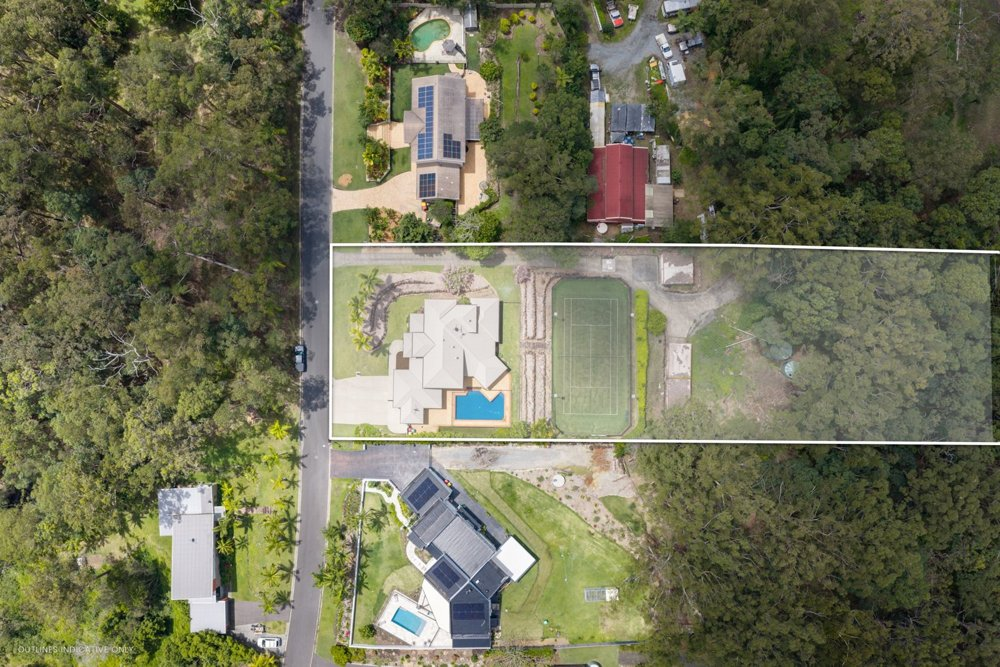
#> input picture projects/drone-pin/samples/amir-unit-fill.jpg, 1000 x 667 px, given in place of ., which was not available
$ python -i plate.py   (imports and definitions only)   (older library calls are emulated)
#> lines starting #> are read from the running program, lines starting #| are printed output that depends on the picture; after the words box and inside, x2 and y2 are one past the last pixel; in counts of white or black regions, pixels touching at a corner belong together
"""Plate analysis (cuts, sky colour, grain) and the compositor.

The compositor never touches a plate pixel the CG doesn't cover: out = plate*(1-a) + cg*a,
with plate-matched grain added only inside the CG alpha. verify() proves it.
"""
import cv2
import numpy as np


# [35 lines left out: functions find_cuts, usable_range, sky_colour, warmth, not called in this run]


def grain_sigma(paths):
    """Temporal-free grain estimate: high-pass std in the flattest 10% of 16px blocks, per channel (0-255)."""
    sig = []
    for p in paths[: min(6, len(paths))]:
        im = cv2.imread(p).astype(np.float32)
        hp = im - cv2.GaussianBlur(im, (0, 0), 1.2)
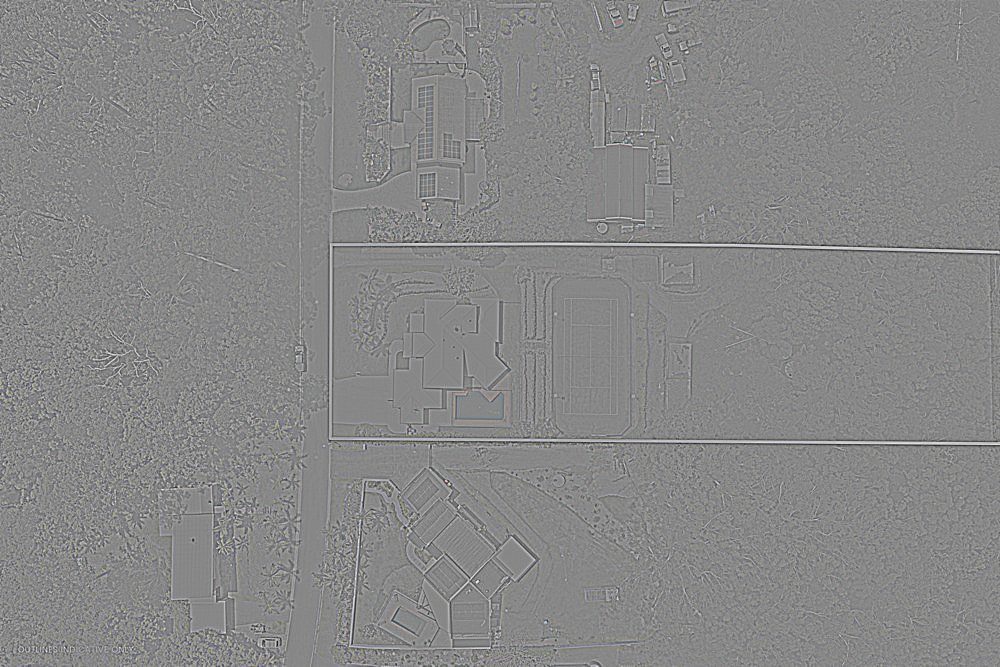
#> hp: shape (667, 1000, 3) float32; mean B, G, R 0, 0, 0; drawn with min black and max white
        g = cv2.cvtColor(im.astype(np.uint8), cv2.COLOR_BGR2GRAY).astype(np.float32)
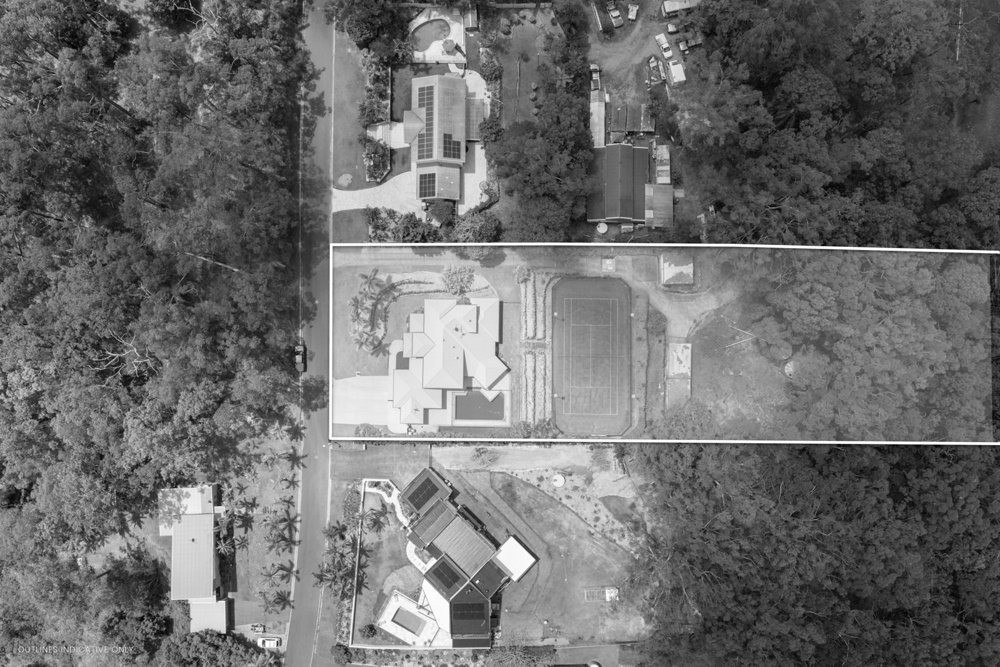
#> g: shape (667, 1000) float32; min 0, max 255, mean 109.2
        grad = cv2.blur(np.abs(cv2.Sobel(g, cv2.CV_32F, 1, 0)) + np.abs(cv2.Sobel(g, cv2.CV_32F, 0, 1)), (16, 16))
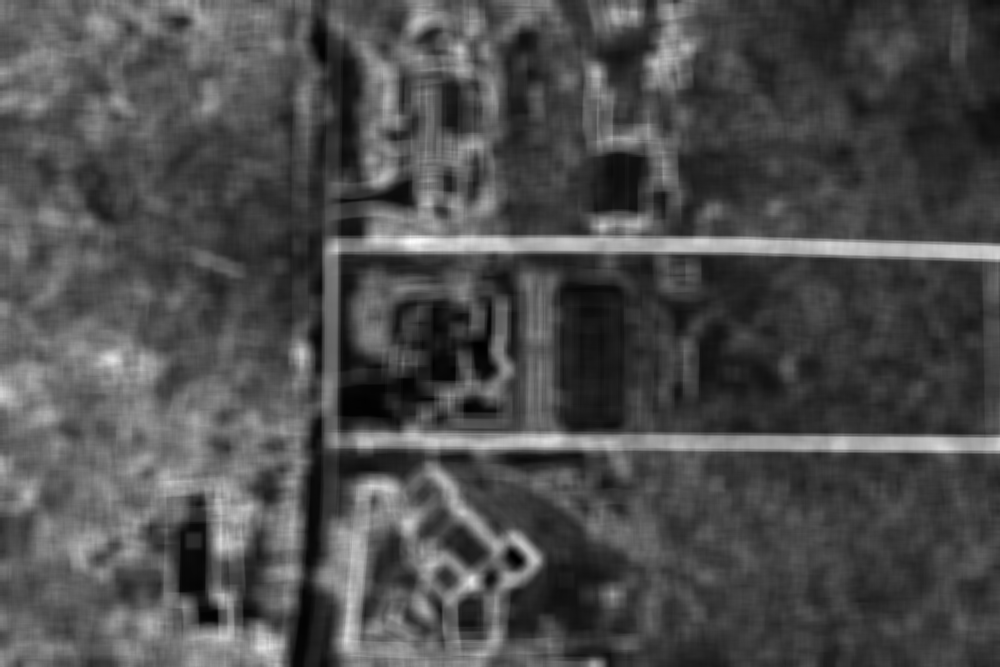
#> grad: shape (667, 1000) float32; min 4.48, max 335.8, mean 105.3; drawn with min black and max white
        m = grad <= np.quantile(grad, 0.10)
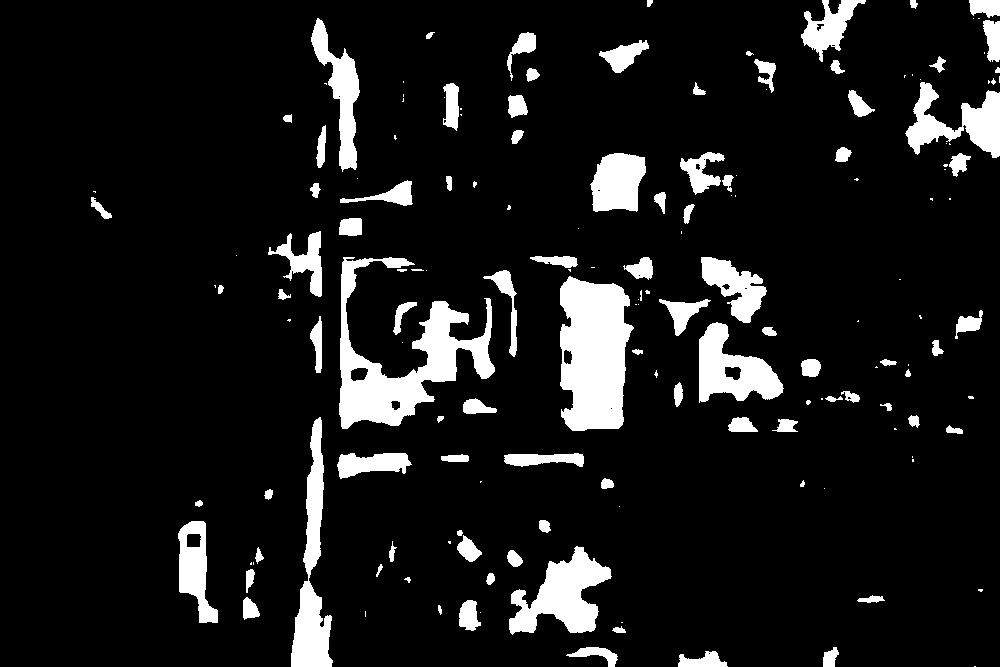
#> m: shape (667, 1000) bool; 10% white; 164 white regions (69 under 20 px), largest, box (x1, y1, x2, y2) and area: (339, 257, 495, 429) 9252, (560, 276, 634, 431) 8955, (509, 546, 612, 635) 4533
#> pass 3 of the loop in grain_sigma, `for p in paths[: min(6, len(paths))]:`:
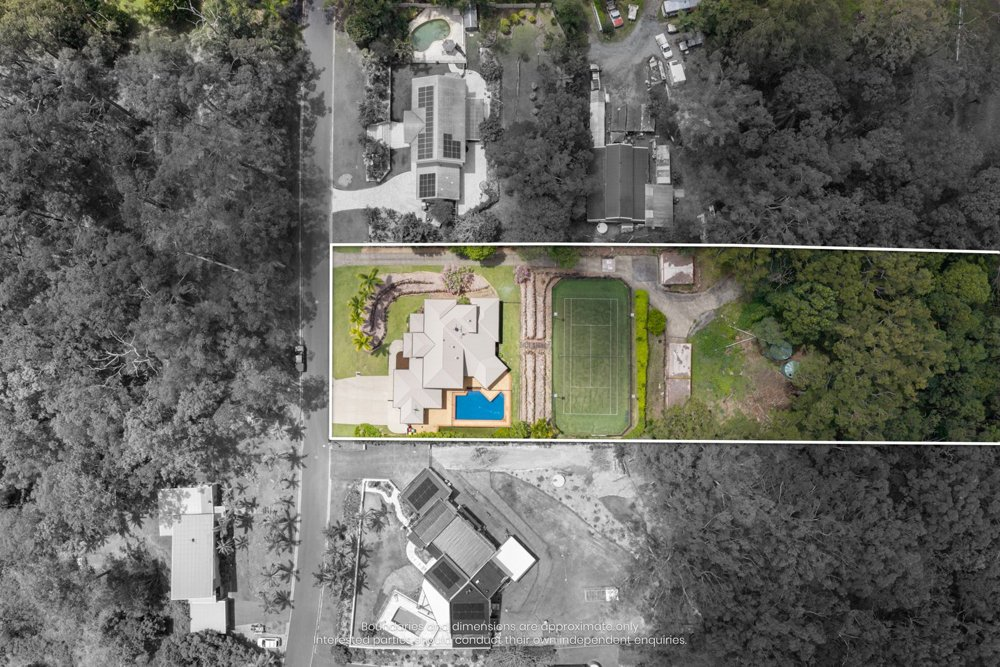
#> input picture projects/drone-pin/samples/amir-topdown.jpg, 1000 x 667 px, given in place of , which was not available
#> in grain_sigma, `grad = cv2.blur(np.abs(cv2.Sobel(g, cv2.CV_32F, 1, 0)) + np.abs(cv2.So..`:
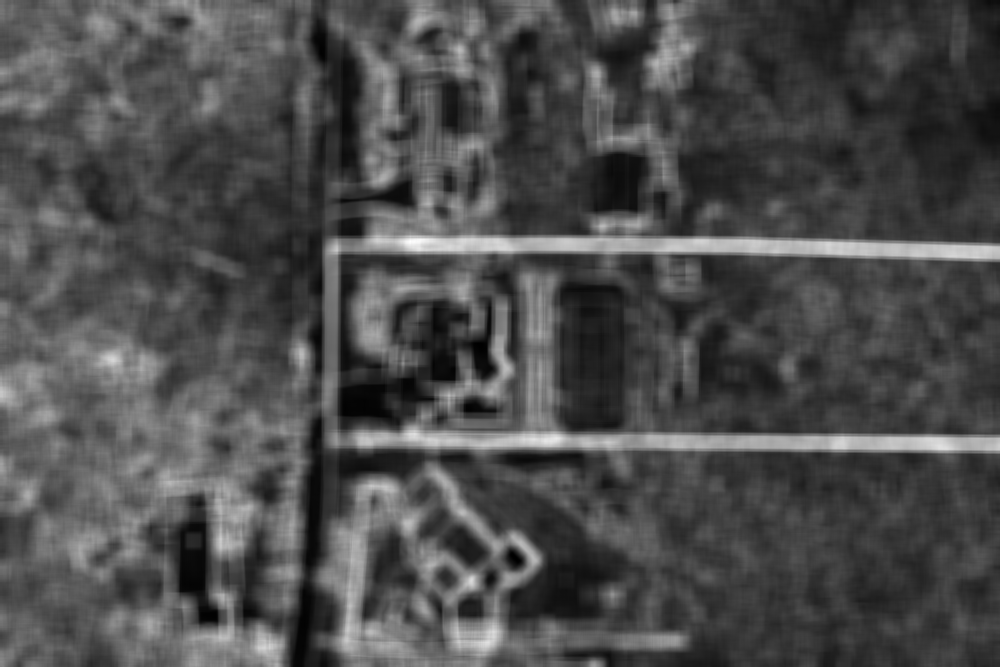
#> grad: shape (667, 1000) float32; min 4.8, max 355.1, mean 110.8; drawn with min black and max white
#> in grain_sigma, `m = grad <= np.quantile(grad, 0.10)`:
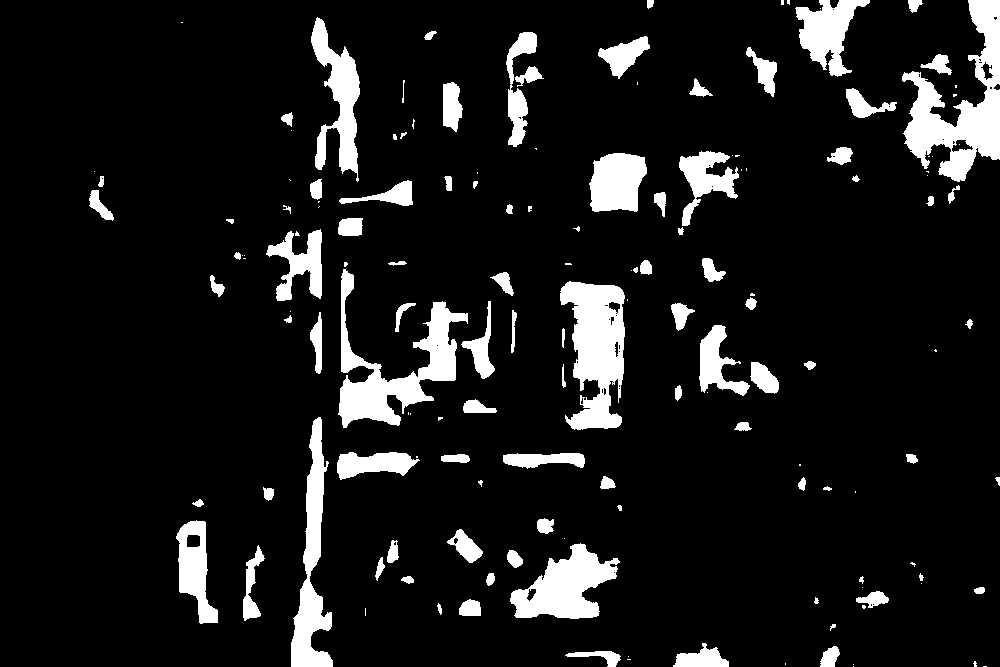
#> m: shape (667, 1000) bool; 10% white; 153 white regions (57 under 20 px), largest, box (x1, y1, x2, y2) and area: (902, 0, 1000, 182) 7555, (338, 269, 468, 428) 6366, (560, 281, 625, 430) 6318
#> the loop made 6 passes; the first 3 are shown
        sig.append([float(hp[..., c][m].std()) for c in range(3)])
    return np.median(np.array(sig), 0).tolist()  # BGR


def analyse(paths):
    first = cv2.imread(paths[0])
    return {"sky_linear_rgb": sky_colour(first), "warmth_rb": warmth(first), "grain_bgr": grain_sigma(paths)}


# [37 lines left out: functions composite, verify, not called in this run]

>>> result = grain_sigma('../../drone-pin/samples/amir-unit-fill.jpg')
